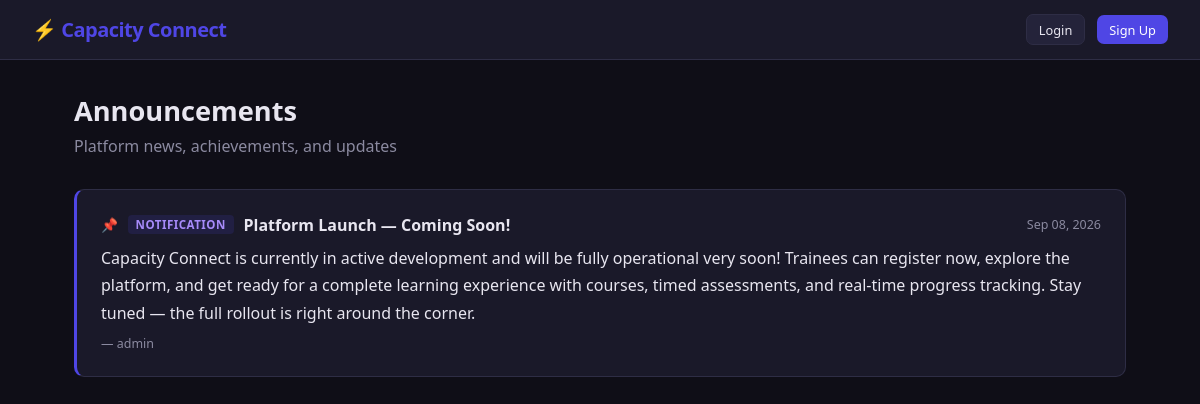
Page /announcements/ on the committed database.
### announcements/models.py (models this page shows, shortened)
class Announcement(models.Model):
    TYPE_CHOICES = [
        ('GENERAL', 'General'),
        ('ACHIEVEMENT', 'Achievement'),
        ('CONTENT', 'New Content'),
        ('NOTIFICATION', 'Notification'),
    ]
    title = models.CharField(max_length=255)
    body = models.TextField()
    announcement_type = models.CharField(max_length=20, choices=TYPE_CHOICES, default='GENERAL')
    created_by = models.ForeignKey(
        settings.AUTH_USER_MODEL,
        on_delete=models.SET_NULL,
        null=True,
        related_name='announcements'
    )
    created_at = models.DateTimeField(auto_now_add=True)
    is_pinned = models.BooleanField(default=False, help_text="Pinned announcements appear at the top")
    class Meta:
        ordering = ['-is_pinned', '-created_at']

### accounts/models.py (models this page shows, shortened)
class CustomUser(AbstractUser):
    ROLE_CHOICES = (
        ('TRAINEE', 'Trainee'),
        ('TRAINER', 'Trainer'),
        ('ADMIN', 'Admin'),
    )
    STATUS_CHOICES = (
        ('PENDING', 'Pending Approval'),
        ('ACTIVE', 'Active'),
        ('REJECTED', 'Rejected'),
        ('SUSPENDED', 'Suspended'),
    )
    role = models.CharField(max_length=20, choices=ROLE_CHOICES, default='TRAINEE')
    status = models.CharField(max_length=20, choices=STATUS_CHOICES, default='PENDING')
    objects = CustomUserManager()

### announcements/views.py (the view)
# urls.py: path('announcements/', views.announcement_list_view, name='announcement_list'),
def announcement_list_view(request):
    announcements = Announcement.objects.select_related('created_by').all()[:15]
    latest_announcement = announcements.first() if announcements else None
    return render(request, 'announcements/list.html', {
        'announcements': announcements,
        'latest_announcement': latest_announcement,
    })

### templates/announcements/list.html (shortened to what this page needs)
{% extends 'base.html' %}
{% block content %}
<div class="page-header d-flex justify-between align-center">
    <div>
        <h1>Announcements</h1>
        <p class="text-muted">Platform news, achievements, and updates</p>
    </div>
</div>
{% if announcements %}
    {% for ann in announcements %}
    <div class="card mb-1" style="border-left: 3px solid
        {% if ann.announcement_type == 'ACHIEVEMENT' %}var(--warning)
        {% elif ann.announcement_type == 'CONTENT' %}var(--secondary)
        {% elif ann.announcement_type == 'NOTIFICATION' %}var(--primary)
        {% else %}var(--border){% endif %};">
        <div class="d-flex justify-between align-center">
            <div style="display:flex;align-items:center;gap:0.6rem;">
                {% if ann.is_pinned %}<span title="Pinned" style="font-size:0.85rem;">📌</span>{% endif %}
                <span style="font-size:0.72rem;padding:0.15rem 0.5rem;border-radius:4px;font-weight:600;text-transform:uppercase;letter-spacing:0.5px;
                    {% if ann.announcement_type == 'ACHIEVEMENT' %}background:#d9770622;color:#fbbf24;
                    {% elif ann.announcement_type == 'CONTENT' %}background:#0891b222;color:#22d3ee;
                    {% elif ann.announcement_type == 'NOTIFICATION' %}background:#4f46e522;color:#a78bfa;
                    {% else %}background:var(--surface2);color:var(--text-muted);{% endif %}">
                    {{ ann.get_announcement_type_display }}
                </span>
                <h2 style="font-size:1rem;">{{ ann.title }}</h2>
            </div>
            <span class="text-muted" style="font-size:0.78rem;white-space:nowrap;">{{ ann.created_at|date:"M d, Y" }}</span>
        </div>
        <p style="margin-top:0.6rem;line-height:1.7;color:var(--text);">{{ ann.body }}</p>
        {% if ann.created_by %}
        <p class="text-muted mt-1" style="font-size:0.78rem;">— {{ ann.created_by.get_full_name|default:ann.created_by.username }}</p>
        {% endif %}
    </div>
    {% endfor %}
{% endif %}
{% endblock %}

### templates/base.html (style rules this page uses)
*, *::before, *::after { box-sizing: border-box; margin: 0; padding: 0; }
:root { --primary: #4f46e5; --primary-dark: #3730a3; --secondary: #06b6d4; --success: #10b981; --warning: #f59e0b; --danger: #ef4444; --bg: #0f0e17; --surface: #1a1929; --surface2: #24233a; --border: #2e2d45; --text: #e8e6f0; --text-muted: #8b8aa0; --radius: 10px; }
body { font-family: 'Segoe UI', system-ui, -apple-system, sans-serif; background: var(--bg); color: var(--text); min-height: 100vh; }
.card { background: var(--surface); border: 1px solid var(--border); border-radius: var(--radius); padding: 1.5rem; }
.page-header { margin-bottom: 2rem; }
.page-header h1 { font-size: 1.7rem; font-weight: 700; }
.page-header p { color: var(--text-muted); margin-top: 0.35rem; }
.text-muted { color: var(--text-muted); }
.mt-1 { margin-top: 0.5rem; }
.mb-1 { margin-bottom: 0.5rem; }
.d-flex { display: flex; }
.justify-between { justify-content: space-between; }
.align-center { align-items: center; }

### rows in the picture
Announcement: announcement_type "NOTIFICATION", title "Platform Launch — Coming Soon!", created_at "Sep 08, 2026", body "Capacity Connect is currently in active development and will be fully operational very soon! Trainees can register now, explore the platform, and get ready for a complete learning experience with courses, timed assessments, and real-time progress tracking. Stay tuned — the full rollout is right around the corner.", created_by.get_full_name "admin"
